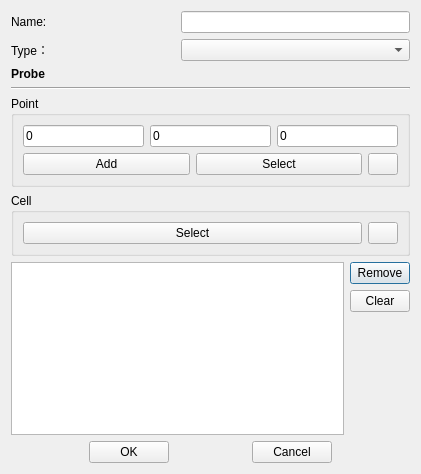
<?xml version="1.0" encoding="UTF-8"?>
<ui version="4.0">
 <class>ProbeDialog</class>
 <widget class="QDialog" name="ProbeDialog">
  <property name="geometry">
   <rect>
    <x>0</x>
    <y>0</y>
    <width>421</width>
    <height>474</height>
   </rect>
  </property>
  <property name="windowTitle">
   <string>Dialog</string>
  </property>
  <layout class="QGridLayout" name="gridLayout_3">
   <item row="9" column="1">
    <spacer name="verticalSpacer">
     <property name="orientation">
      <enum>Qt::Vertical</enum>
     </property>
     <property name="sizeHint" stdset="0">
      <size>
       <width>20</width>
       <height>15</height>
      </size>
     </property>
    </spacer>
   </item>
   <item row="6" column="2">
    <widget class="QPushButton" name="pushButton_Remove">
     <property name="maximumSize">
      <size>
       <width>60</width>
       <height>16777215</height>
      </size>
     </property>
     <property name="text">
      <string>Remove</string>
     </property>
    </widget>
   </item>
   <item row="2" column="0">
    <widget class="QLabel" name="label_3">
     <property name="font">
      <font>
       <weight>75</weight>
       <bold>true</bold>
      </font>
     </property>
     <property name="text">
      <string>Probe</string>
     </property>
    </widget>
   </item>
   <item row="0" column="0">
    <widget class="QLabel" name="label">
     <property name="text">
      <string>Name:</string>
     </property>
    </widget>
   </item>
   <item row="0" column="1" colspan="2">
    <widget class="QLineEdit" name="lineEdit_Name"/>
   </item>
   <item row="7" column="2">
    <widget class="QPushButton" name="pushButton_Clear">
     <property name="maximumSize">
      <size>
       <width>60</width>
       <height>16777215</height>
      </size>
     </property>
     <property name="text">
      <string>Clear</string>
     </property>
    </widget>
   </item>
   <item row="10" column="0" colspan="3">
    <layout class="QHBoxLayout" name="horizontalLayout">
     <item>
      <spacer name="horizontalSpacer_2">
       <property name="orientation">
        <enum>Qt::Horizontal</enum>
       </property>
       <property name="sizeHint" stdset="0">
        <size>
         <width>40</width>
         <height>20</height>
        </size>
       </property>
      </spacer>
     </item>
     <item>
      <widget class="QPushButton" name="pushButton_OK">
       <property name="text">
        <string>OK</string>
       </property>
      </widget>
     </item>
     <item>
      <spacer name="horizontalSpacer">
       <property name="orientation">
        <enum>Qt::Horizontal</enum>
       </property>
       <property name="sizeHint" stdset="0">
        <size>
         <width>40</width>
         <height>20</height>
        </size>
       </property>
      </spacer>
     </item>
     <item>
      <widget class="QPushButton" name="pushButton_Cancel">
       <property name="text">
        <string>Cancel</string>
       </property>
      </widget>
     </item>
     <item>
      <spacer name="horizontalSpacer_3">
       <property name="orientation">
        <enum>Qt::Horizontal</enum>
       </property>
       <property name="sizeHint" stdset="0">
        <size>
         <width>40</width>
         <height>20</height>
        </size>
       </property>
      </spacer>
     </item>
    </layout>
   </item>
   <item row="6" column="0" rowspan="3" colspan="2">
    <widget class="QTableWidget" name="tableWidget"/>
   </item>
   <item row="8" column="2">
    <spacer name="verticalSpacer_2">
     <property name="orientation">
      <enum>Qt::Vertical</enum>
     </property>
     <property name="sizeHint" stdset="0">
      <size>
       <width>20</width>
       <height>126</height>
      </size>
     </property>
    </spacer>
   </item>
   <item row="1" column="1" colspan="2">
    <widget class="QComboBox" name="comboBox_Type"/>
   </item>
   <item row="3" column="0" colspan="3">
    <widget class="Line" name="line">
     <property name="orientation">
      <enum>Qt::Horizontal</enum>
     </property>
    </widget>
   </item>
   <item row="1" column="0">
    <widget class="QLabel" name="label_4">
     <property name="text">
      <string>Type：</string>
     </property>
    </widget>
   </item>
   <item row="4" column="0" colspan="3">
    <widget class="QGroupBox" name="groupBox_Point">
     <property name="title">
      <string>Point</string>
     </property>
     <layout class="QGridLayout" name="gridLayout_2">
      <item row="0" column="0">
       <layout class="QHBoxLayout" name="horizontalLayout_2">
        <item>
         <widget class="Comp::FITKSciNotationLineEdit" name="lineEdit_PointX">
          <property name="text">
           <string>0</string>
          </property>
         </widget>
        </item>
        <item>
         <widget class="Comp::FITKSciNotationLineEdit" name="lineEdit_PointY">
          <property name="text">
           <string>0</string>
          </property>
         </widget>
        </item>
        <item>
         <widget class="Comp::FITKSciNotationLineEdit" name="lineEdit_PointZ">
          <property name="text">
           <string>0</string>
          </property>
         </widget>
        </item>
       </layout>
      </item>
      <item row="1" column="0">
       <layout class="QHBoxLayout" name="horizontalLayout_3">
        <item>
         <widget class="QPushButton" name="pushButton_PointAdd">
          <property name="text">
           <string>Add</string>
          </property>
         </widget>
        </item>
        <item>
         <widget class="QPushButton" name="pushButton_PointSelect">
          <property name="text">
           <string>Select</string>
          </property>
         </widget>
        </item>
        <item>
         <widget class="QPushButton" name="pushButton_PointSelectCancel">
          <property name="minimumSize">
           <size>
            <width>30</width>
            <height>0</height>
           </size>
          </property>
          <property name="maximumSize">
           <size>
            <width>30</width>
            <height>16777215</height>
           </size>
          </property>
          <property name="text">
           <string/>
          </property>
         </widget>
        </item>
       </layout>
      </item>
     </layout>
    </widget>
   </item>
   <item row="5" column="0" colspan="3">
    <widget class="QGroupBox" name="groupBox_Cell">
     <property name="title">
      <string>Cell</string>
     </property>
     <layout class="QGridLayout" name="gridLayout">
      <item row="0" column="0">
       <widget class="QPushButton" name="pushButton_CellSelect">
        <property name="text">
         <string>Select</string>
        </property>
       </widget>
      </item>
      <item row="0" column="1">
       <widget class="QPushButton" name="pushButton_CellSelectCancel">
        <property name="minimumSize">
         <size>
          <width>30</width>
          <height>0</height>
         </size>
        </property>
        <property name="maximumSize">
         <size>
          <width>30</width>
          <height>16777215</height>
         </size>
        </property>
        <property name="text">
         <string/>
        </property>
       </widget>
      </item>
     </layout>
    </widget>
   </item>
  </layout>
 </widget>
 <customwidgets>
  <customwidget>
   <class>Comp::FITKSciNotationLineEdit</class>
   <extends>QLineEdit</extends>
   <header>FITK_Component/FITKWidget/FITKSciNotationLineEdit.h</header>
  </customwidget>
 </customwidgets>
 <resources/>
 <connections/>
</ui>
